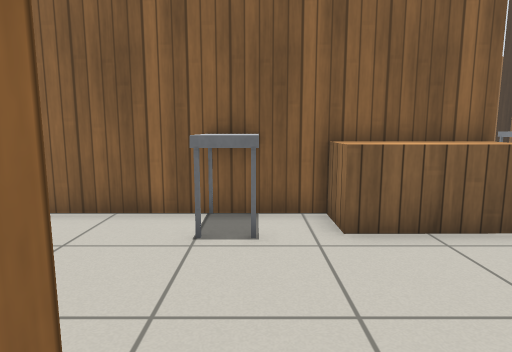
view 1 (above)

18 first-person views from a walk through a robot-simulator world made for Gazebo. The camera is 0.9 m above the floor, tilts 8° down and sees 75° across. The floor is counted in squares, 0.5 m on a side. Each view is taken from the middle of a square. On the plan, view 1 faces up. The plan holds only what a view shows up to about 17 squares ahead; the rest is blank. The place goes on beyond the plan. Simple patterns stand in for the simulator's built-in surfaces. Some stock models are drawn as simple stand-ins.

view 2
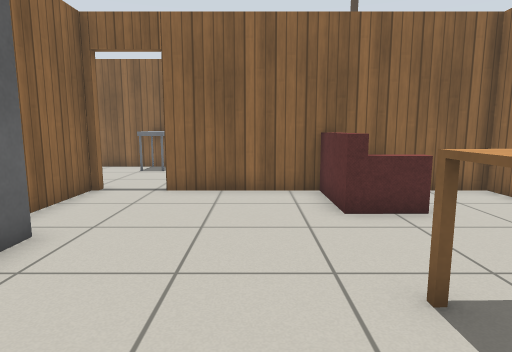

view 3
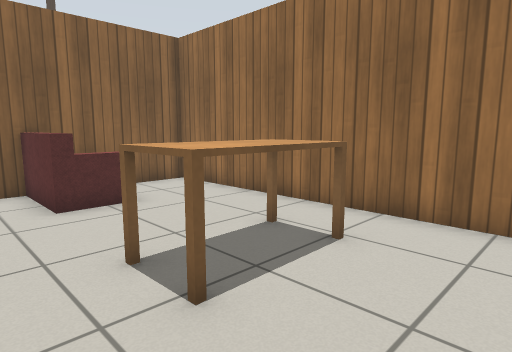

view 4
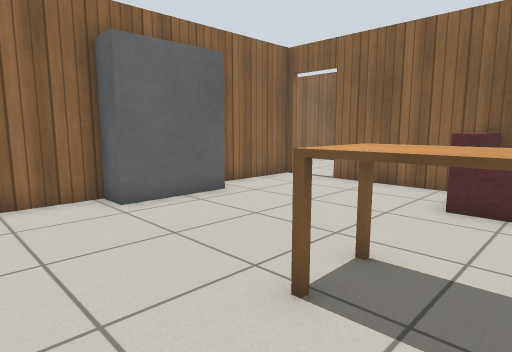

view 5
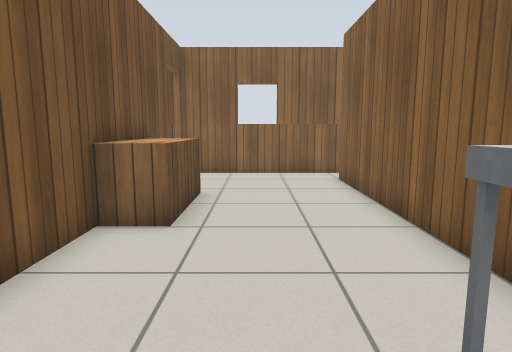

view 6
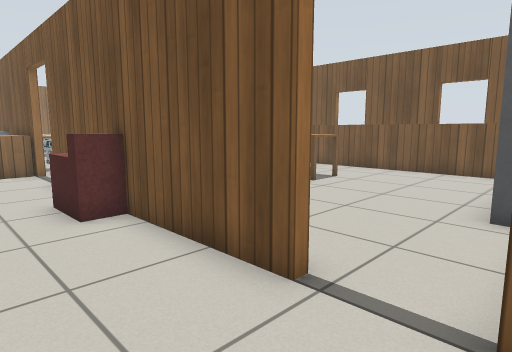

view 7
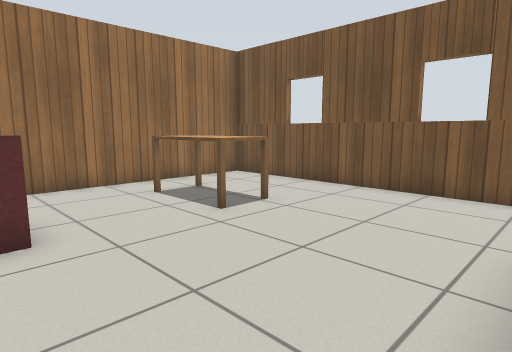

view 8
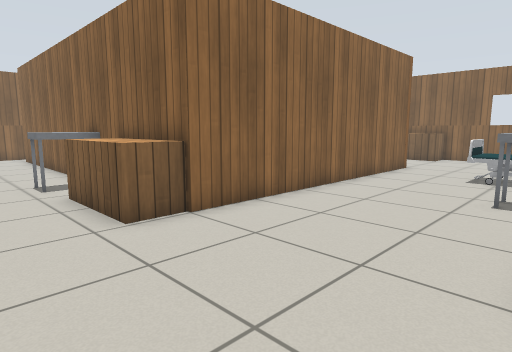

view 9
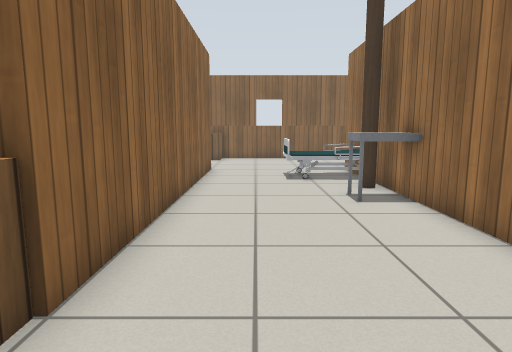

view 10
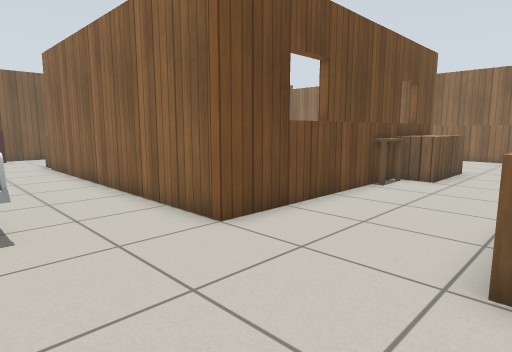

view 11
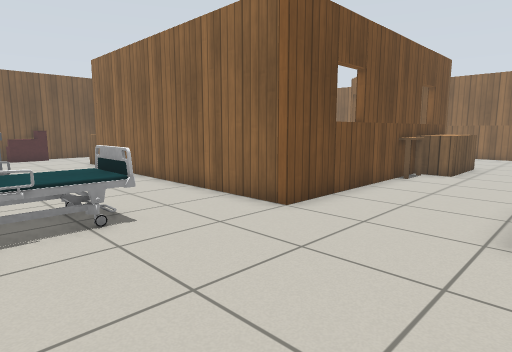

view 12
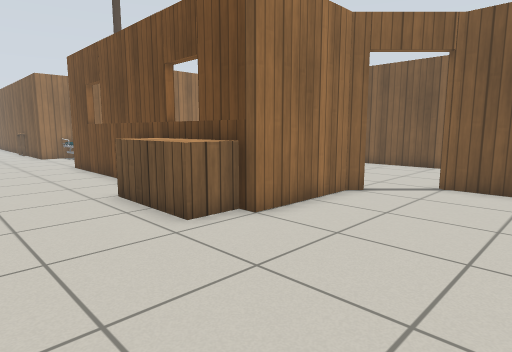

view 13
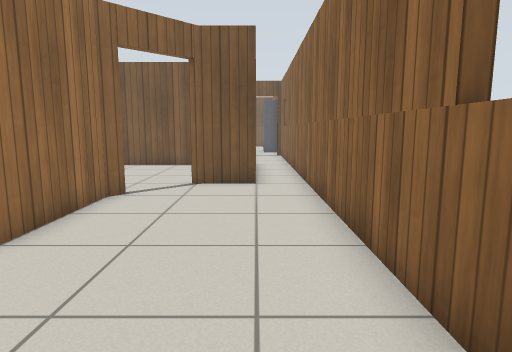

view 14
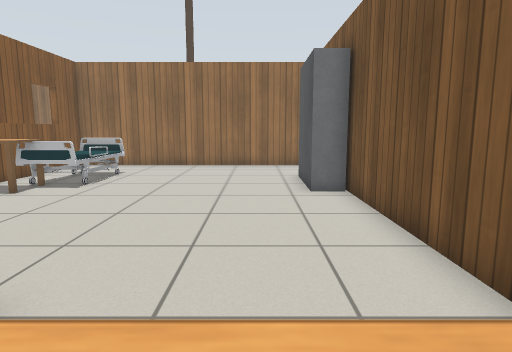

view 15
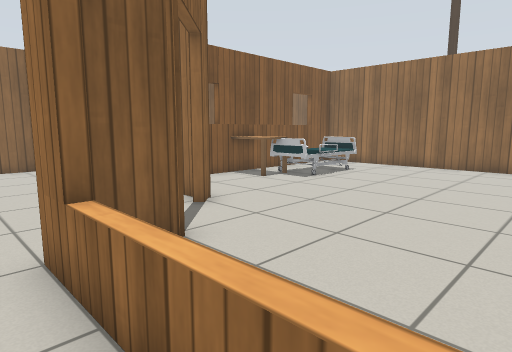

view 16
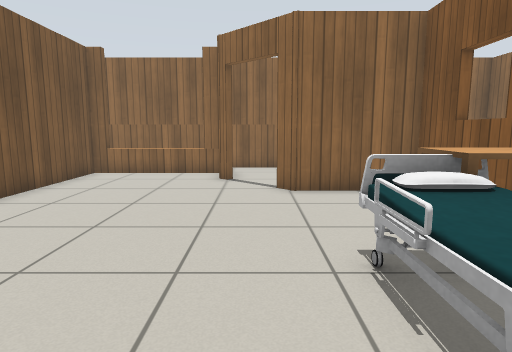

view 17
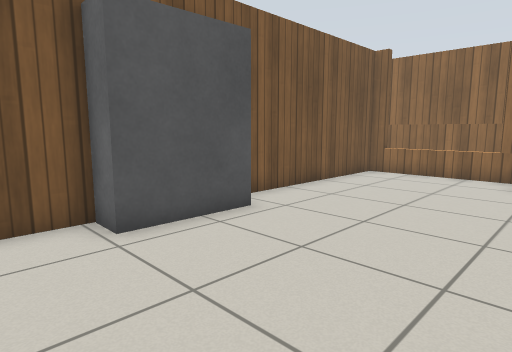

view 18
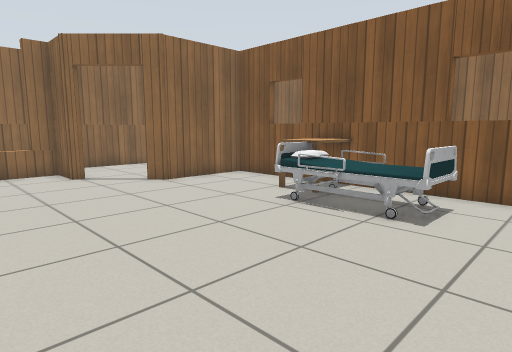

### Floor plan
Points are (right, up) in squares from view 1. A wall is a line through its corners. A room is listed if a view was taken in it or the views show most of it. See-through windows are left out.
Room 1 (views 1, 2, 3, 4, 7)
walls: (5.6, 0.7) (1.4, 0.7); (-0.9, -6.6) (-0.9, -9); (1.1, -10.7) (10.8, -10.7) (10.8, 0.7) (7.4, 0.7); (-0.9, 0.8) (-0.9, -2.8)
ways out: open door at (0.5, 1) to room 2
objects: wardrobe (0, -7) to (0, -4); table (6, -7) to (9, -6); sofa (6, -2) to (8, 2)
Room 2 (views 5, 6)
walls: (1.4, 1) (4.5, 1); (1.6, 7) (-11, 7); (-10.5, 1) (-2.6, 1); (-12.7, 6.5) (-12.7, 1)
ways out: open door at (0.5, 1) to room 1; opening at (-12, 7) to room 3; opening at (5, 4) to room 3; open door at (-11.5, 1)
objects: bench (-8, 2) to (-5, 2); cart (-1, 5) to (0, 6); bench (2, 6) to (5, 7)
Room 3 (views 8, 9, 10, 11, 12, 13, 14, 15)
walls: (11, 17.4) (11, 19.1); (-7.2, 14.6) (-7.4, 14.9) (-7, 15.2) (-7, 19) (5, 19) (5, 7) (4.4, 7); (11, 9) (11, 15.1); (-12.7, 22) (-12.7, 6.5); (-12.7, 24.5) (-12.7, 23.8); (-11, 8.5) (-11, 13) (-9.1, 13); (4.5, 1) (5.5, 1); (7.4, 1) (11.4, 1)
ways out: opening at (-12, 7) to room 2; opening at (5, 4) to room 2; open door at (-9, 13) to room 4; open door at (-8, 14) to room 4; open door at (11, 1)
objects: bench (-6, 20) to (-3, 20); bench (5, 23) to (5, 24); bed (8, 16) to (11, 18); cart (10, 12) to (11, 13); pole (10, 14)
Room 4 (views 16, 17, 18)
walls: (0.6, 7.3) (1.6, 7.3); (-9.1, 13.2) (-8.9, 12.9) (-9.1, 12.7) (-10.7, 12.7) (-10.7, 7.3) (-2, 7.3); (4.7, 7.8) (4.7, 18.7) (-6.7, 18.7) (-6.7, 15.1) (-7.2, 14.6)
ways out: open door at (-9, 13) to room 3; open door at (-8, 14) to room 3
objects: desk (-3, 17) to (-1, 19); wardrobe (-2, 8) to (1, 8); bed (-2, 15) to (2, 17)

Positions as (right, up) in squares from view 1, and headings:
1: (0, 0), facing up
2: (4, -9), facing up
3: (4, -10), facing up-right
4: (8, -10), facing up-left
5: (1, 4), facing left
6: (-1, 4), facing down-right
7: (0, -1), facing down-right
8: (11, 3), facing up-left
9: (7, 4), facing up
10: (9, 24), facing down-left
11: (11, 24), facing down-left
12: (-12, 24), facing down-right
13: (-11, 24), facing down
14: (-12, 10), facing right
15: (-12, 8), facing up-right
16: (3, 14), facing left
17: (3, 14), facing down-left
18: (4, 9), facing up-left
